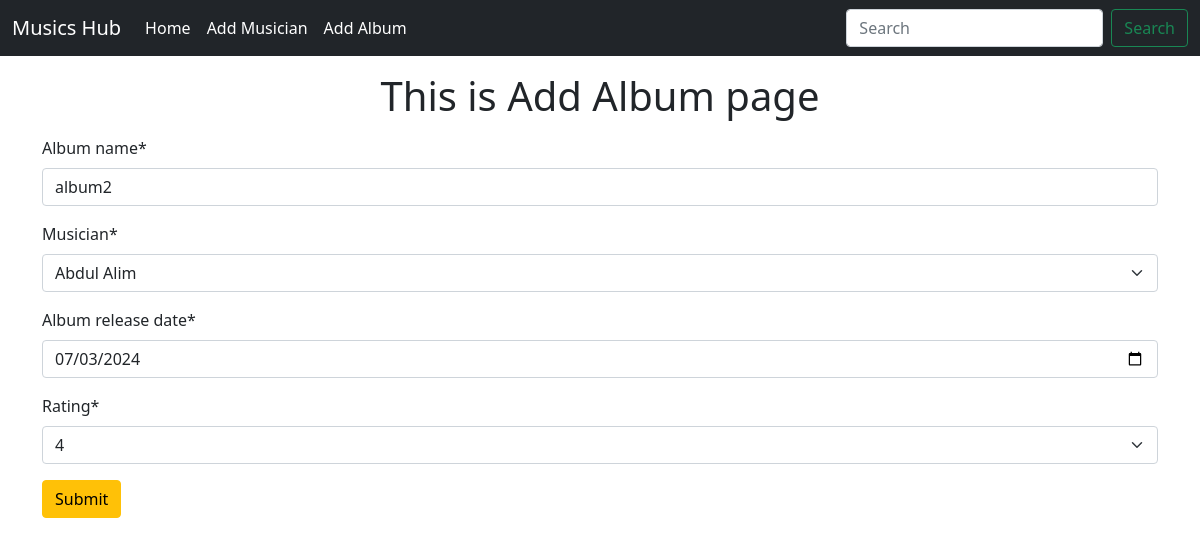
Page /album/edit_album/23 on the committed database.
### albums/models.py (models this page shows, shortened)
class Albums(models.Model):
    album_name= models.CharField(max_length=50)
    musician= models.ForeignKey(Musicians, on_delete=models.CASCADE)
    album_release_date= models.DateField()
    choices= ((1, 1), (2, 2), (3, 3), (4, 4), (5, 5))
    rating= models.IntegerField(choices=choices)

### albums/views.py (the view)
# urls.py: path('edit_album/<int:id>', views.edit_album, name='editAlbum'),
def edit_album(request, id):
    target= Albums.objects.get(pk= id)
    edit_form= AlbumForm(instance=target)
    if request.method=="POST":
        edit_form= AlbumForm(request.POST, instance=target)
        if edit_form.is_valid():
            edit_form.save()
            return redirect('homePage')
    return render(request,  'albums/albums.html', {'form': edit_form} )

### albums/forms.py
class AlbumForm(forms.ModelForm):
    class Meta:
        model= Albums
        fields= '__all__'
        widgets = {
            'album_release_date': widgets.DateInput(attrs={'type': 'date'})
        }

### musicians/models.py (called while the page is built)
    def __str__(self):
        return f'{self.first_name} {self.last_name}'

### albums/templates/albums/albums.html (shortened to what this page needs)
{% extends "base.html" %}
{% load crispy_forms_tags %}
{% block content %}
    <h1 class= 'text-center m-3'>This is Add Album page</h1>
    <form method= 'post' class='container'>
        {{form | crispy }}
        <button class="btn btn-warning">Submit</button>
    </form>
{% endblock content %}

### rows in the picture
Albums: album_name "album2", musician "Abdul Alim", album_release_date "07/03/2024", rating "4"
